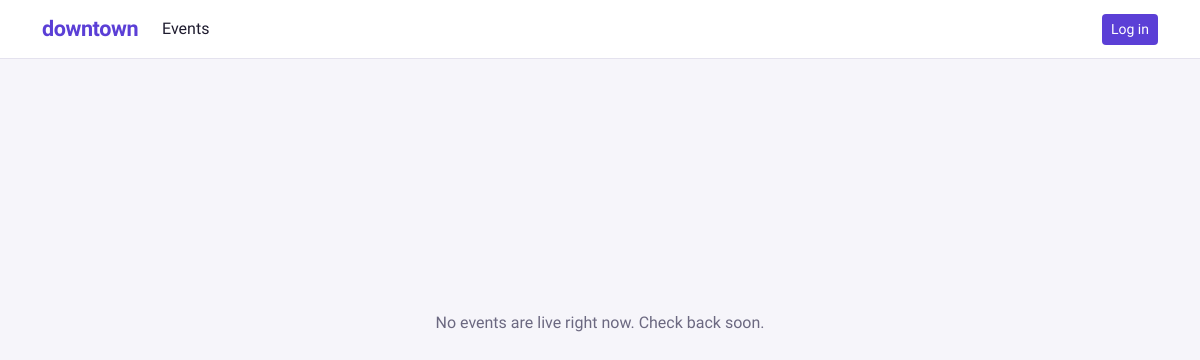
The app's page /, older data.
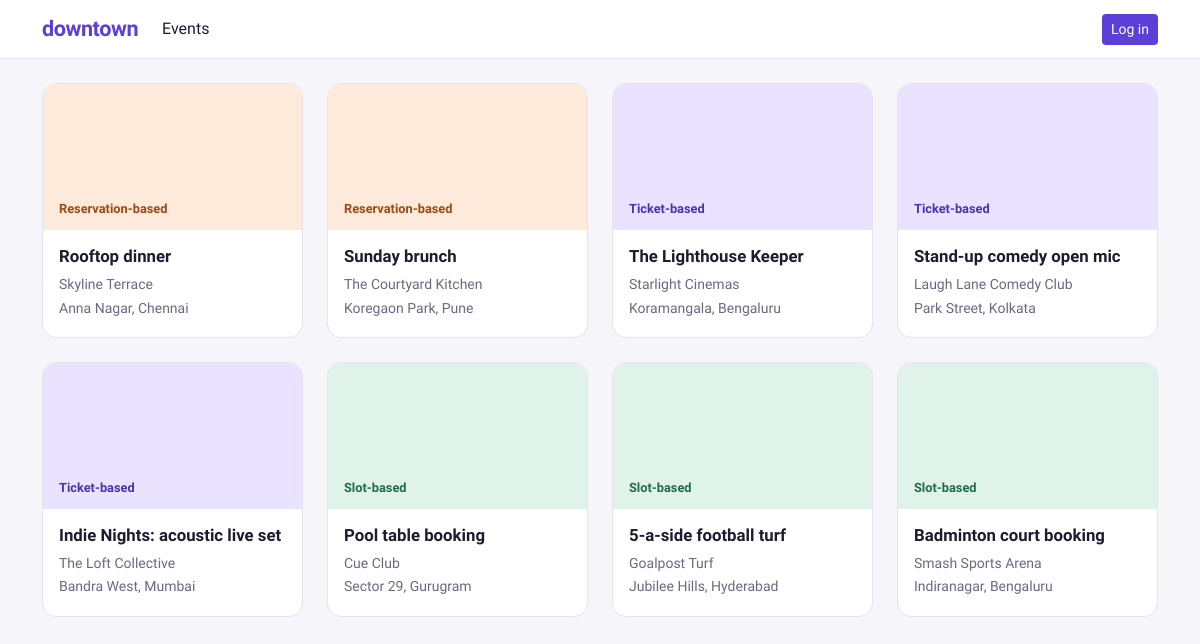
The same page, newer data.
### events/models.py (models this page shows)
class Event(BaseModel):
    EVENT_TYPE_CHOICES = [
        ("SBE", "Slot-based"),
        ("TBE", "Ticket-based"),
        ("RBE", "Reservation-based")
    ]
    STATUS_CHOICES = [
        (EVENT_STATUS_P, "Pending"),
        (EVENT_STATUS_A, "Approved"),
        (EVENT_STATUS_R, "Rejected")
    ]
    title = models.CharField(max_length=100)
    description = models.TextField()
    organisation = models.ForeignKey("users.Organisation", on_delete=models.PROTECT)
    event_type = models.CharField(max_length=3, choices=EVENT_TYPE_CHOICES)
    location = models.TextField()
    status = models.CharField(max_length=1, choices=STATUS_CHOICES, default=EVENT_STATUS_P)
    reviewed_by = models.ForeignKey(settings.AUTH_USER_MODEL, on_delete=models.PROTECT, null=True, blank=True) # to show on on-ground team's dashboard
    reviewed_at = models.DateTimeField(null=True, blank=True)
    class Meta:
        permissions = [
            ("review_event", "Can review events by changing the status field")
        ]

### users/models.py (models this page shows)
class Organisation(BaseModel):
    name = models.CharField(unique=True, max_length=100)

### events/views.py (the view)
# urls.py: path("", views.index, name="index"),
def index(request):
    events = event_list_approved()
    bookmarked_event_ids = []
    if request.user.is_authenticated:
        bookmarks = bookmark_list_for_user(user=request.user)
        bookmarked_event_ids = [b.event.pk for b in bookmarks]
    return render(request, "events/index.html", {"events": events, "bookmarked_event_ids": bookmarked_event_ids})

### events/selectors.py (called while the page is built)
def event_list_approved() -> QuerySet[Event]:
    return Event.objects.filter(status="A").order_by("-created_at")

### events/templates/events/index.html (shortened to what this page needs)
{% extends "common/base.html" %}
{% block content %}
    {% if events %}
        <div class="row row-cols-1 row-cols-sm-2 row-cols-lg-3 row-cols-xl-4 g-4">
            {% for event in events %}
                <div class="col">
                    {% include "events/_event_card.html" with event=event %}
                </div>
            {% endfor %}
        </div>
    {% else %}
        <div class="empty-state">
            <p>No events are live right now. Check back soon.</p>
        </div>
    {% endif %}
{% endblock %}

### common/templates/common/base.html (shortened to what this page needs)
{% load static %}
<!DOCTYPE html>
<html lang="en">
<head>
    <link href="https://cdn.jsdelivr.net/npm/bootstrap@5.3.3/dist/css/bootstrap.min.css" rel="stylesheet">
    <link href="{% static 'common/styles.css' %}" rel="stylesheet">
</head>
<body>
    {% with current=request.resolver_match.url_name %}
    <nav class="navbar navbar-expand-md site-nav">
        <div class="container">
            <a class="navbar-brand site-brand" href="{% url 'events:index' %}">downtown</a>
            <div class="collapse navbar-collapse" id="mainNav">
                <ul class="navbar-nav me-auto">
                    <li class="nav-item">
                        <a class="nav-link{% if current == 'index' %} active{% endif %}"
                           {% if current == 'index' %}aria-current="page"{% endif %}
                           href="{% url 'events:index' %}">Events</a>
                    </li>
                </ul>
                <div class="d-flex align-items-center gap-3">
                    {% if user.is_authenticated %}
                        <span class="nav-user">{{ user.username }}</span>
                        <form method="post" action="{% url 'users:logout' %}" class="m-0">
                            {% csrf_token %}
                            <button type="submit" class="btn btn-sm btn-outline-dark">Log out</button>
                        </form>
                    {% else %}
                        <a class="btn btn-sm btn-accent" href="{% url 'users:login' %}">Log in</a>
                    {% endif %}
                </div>
            </div>
        </div>
    </nav>
    {% endwith %}
    <main class="container py-4">
        {% block content %}{% endblock %}
    </main>
</body>
</html>

### events/templates/events/_event_card.html (shortened to what this page needs)
<article class="event-card type-{{ event.event_type|lower }}">
    <div class="event-tile">
        <span class="event-type">{{ event.get_event_type_display }}</span>
    </div>
    <div class="event-body">
        <h2 class="event-title">
            <a href="{% url 'events:detail' event.pk %}" class="stretched-link">{{ event.title }}</a>
        </h2>
        <p class="event-meta">{{ event.organisation.name }}</p>
        <p class="event-meta">{{ event.location }}</p>
    </div>
</article>

### common/static/common/styles.css (style rules this page uses)
:root { --ink: #1e1b2e; --muted: #6b6880; --surface: #ffffff; --page: #f6f5fa; --line: #e4e2ee; --accent: #5b3fd6; --accent-hover: #4a30bf; --accent-ring: rgba(91, 63, 214, 0.2); --credit: #1f6b4a; --radius: 14px; --tile-slot: #dff3ea; --tile-slot-ink: #1f6b4a; --tile-ticket: #e9e3ff; --tile-ticket-ink: #4a32b0; --tile-reservation: #fdeadb; --tile-reservation-ink: #9a4a14; }
body { background: var(--page); color: var(--ink); font-family: "Plus Jakarta Sans", system-ui, -apple-system, "Segoe UI", sans-serif; }
.site-nav { background: var(--surface); border-bottom: 1px solid var(--line); }
.site-brand { font-weight: 700; font-size: 1.35rem; letter-spacing: -0.02em; color: var(--accent); text-decoration: none; }
.site-nav .nav-link { color: var(--muted); font-weight: 500; }
.site-nav .nav-link.active, .site-nav .nav-link:hover { color: var(--ink); }
.btn-accent { background: var(--accent); color: #fff; font-weight: 500; }
.event-card { position: relative; display: flex; flex-direction: column; height: 100%; background: var(--surface); border: 1px solid var(--line); border-radius: var(--radius); overflow: hidden; color: inherit; text-decoration: none; transition: border-color 0.15s ease; }
.event-title a { color: inherit; text-decoration: none; }
.event-tile { aspect-ratio: 16 / 9; display: flex; align-items: flex-end; padding: 0.75rem 1rem; }
.type-sbe .event-tile { background: var(--tile-slot); color: var(--tile-slot-ink); }
.type-tbe .event-tile { background: var(--tile-ticket); color: var(--tile-ticket-ink); }
.type-rbe .event-tile { background: var(--tile-reservation); color: var(--tile-reservation-ink); }
.event-type { font-size: 0.8rem; font-weight: 700; }
.event-body { padding: 1rem; display: flex; flex-direction: column; flex-grow: 1; }
.event-title { font-size: 1.05rem; font-weight: 700; line-height: 1.3; margin-bottom: 0.4rem; }
.event-meta { color: var(--muted); font-size: 0.875rem; margin-bottom: 0.15rem; }

Row changes from the older to the newer data that the page shows:
added Event: event_type "Reservation-based", title "Rooftop dinner", organisation.name "Skyline Terrace", location "Anna Nagar, Chennai"
added Event: event_type "Reservation-based", title "Sunday brunch", organisation.name "The Courtyard Kitchen", location "Koregaon Park, Pune"
added Event: event_type "Ticket-based", title "The Lighthouse Keeper", organisation.name "Starlight Cinemas", location "Koramangala, Bengaluru"
added Event: event_type "Ticket-based", title "Stand-up comedy open mic", organisation.name "Laugh Lane Comedy Club", location "Park Street, Kolkata"
added Event: event_type "Ticket-based", title "Indie Nights: acoustic live set", organisation.name "The Loft Collective", location "Bandra West, Mumbai"
added Event: event_type "Slot-based", title "Pool table booking", organisation.name "Cue Club", location "Sector 29, Gurugram"
added Event: event_type "Slot-based", title "5-a-side football turf", organisation.name "Goalpost Turf", location "Jubilee Hills, Hyderabad"
added Event: event_type "Slot-based", title "Badminton court booking", organisation.name "Smash Sports Arena", location "Indiranagar, Bengaluru"
Text that changed along with them:
text no longer shown: "No events are live right now. Check back soon."
